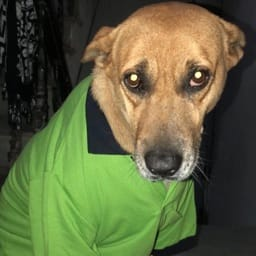
#> input picture Image Resizer & Converter/image.jpg, 256 x 256 px
$ python main.py
#> lines starting #> are read from the running program, lines starting #| are printed output that depends on the picture
'''Loads an image.

Resizes it to a new width and height.

Converts it to grayscale and HSV.
'''

import cv2
import sys


#taking image input
input_img=input("enter image name: ")
#> the answer given: image.jpg
#reading image
orig_image=cv2.imread(input_img)
#> orig_image is the input picture: shape (256, 256, 3); mean B, G, R 62.4, 100.5, 94.3


while True:

    choice_input=int(input("choose what you want to do with the image:\n" \
    "1- Resize it to new w,h\n" \
    "2- convert the color of image(hsv,gray etc.)\n" \
    "3- exit the program\n" \
    "Enter Your Choice: "))
#> the answer given: 1


    if choice_input == 1:    #Resize it to new w,h
        w= int(input("enter the width you want: "))
#> the answer given: 100
        h= int(input("enter the height you want: "))
#> the answer given: 100
        resize_image=cv2.resize(orig_image, (w, h))
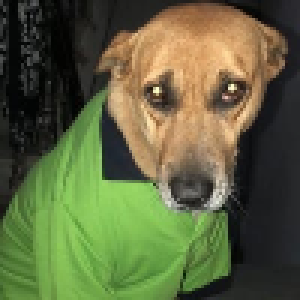
#> resize_image: shape (100, 100, 3) (shown 3 times larger); mean B, G, R 62.3, 100.4, 94.2
#> the answer given: 1
#> the answer given: 100
#> (the run stopped early here; a loop or call above may not have finished)
